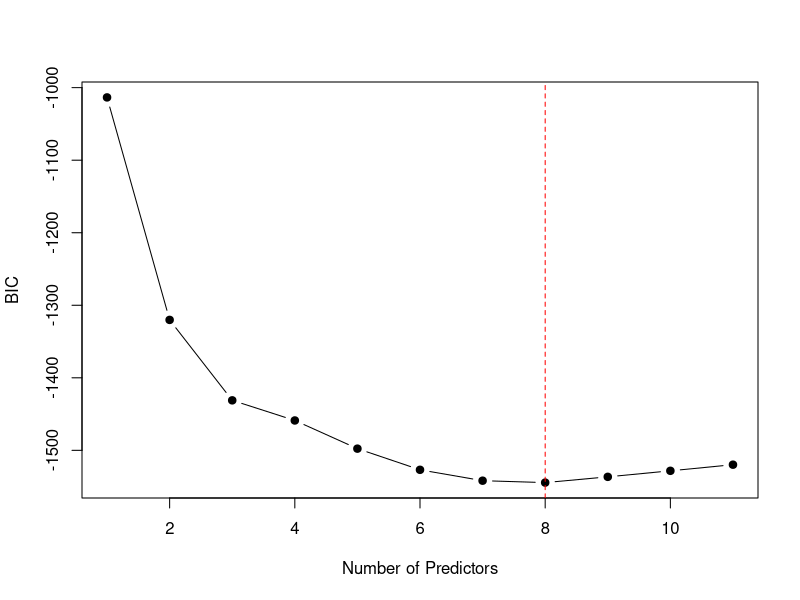
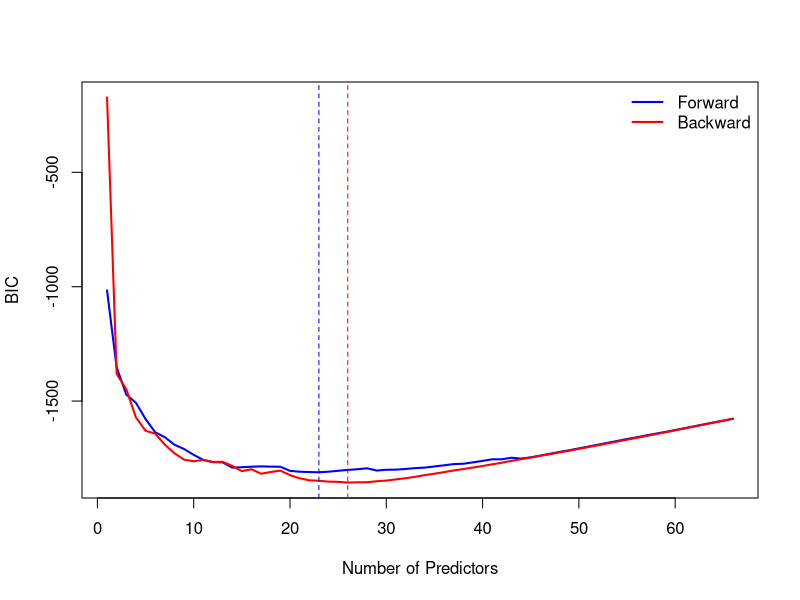

Reproduce these figures in R, in order.
### In this part we will do:
### (1) All subset selections with no interaction
### (2) Forward selection with two way interactions
### (3) Backward selection with two way interactions

### Upload the data:

wine = read.csv("white-wine.csv", header=TRUE)

# Install packages for sub set selection
# install.packages("leaps")
library(leaps)

### The regsubsets function is the main function in this package that 
###  allows you to do variable selection
### Setting nvmax = 11, will consider all the possible subsets
### When the summary() on the results is run, it computes the best as the lowest RSS

all.subsets.models = regsubsets(quality ~ .,     data = wine, nvmax = 11)
forward.models     = regsubsets(quality ~ (.)^2, data = wine, nvmax = 66, method = "forward")
backward.models    = regsubsets(quality ~ (.)^2, data = wine, nvmax = 66, method = "backward")

summary.all.subsets.models = summary(all.subsets.models)
summary.all.subsets.models

###
### Among 1 variable models, the model with only alcohol had the lowest RSS.
### Among 2 variable models, the model with alcohol and volatile.acidity has the lowest RSS.
### Among 3 variable models, the model with alcohol and volatile.acidity and residual.sugar has the lowest RSS.
###

### What additional information is contained in the summary?

names(summary.all.subsets.models)

###
### Extract the BIC values.  The lower the BIC, the better the model.
###

bic.all.subsets.models = summary.all.subsets.models$bic
bic.all.subsets.models 

###
### Plot the BIC values versus the number of predictors to see the "best" model:
###

predictors = 1:11
plot(bic.all.subsets.models ~ predictors, ylab="BIC", xlab="Number of Predictors", type="b", pch=19)
abline(v = 8, lty = 2, col = "red")

### Note something interesting: BIC keeps on decreasing but after some point it starts going up; models with 
### more predictors start to perform worse.

### 8 appears to be the lowest one.  Which ones are they?

summary.all.subsets.models

coef(all.subsets.models,8)

### They are: fixed.acidity + volatile.acidity + residual.sugar + free.sulfur.dioxide + density + pH + sulphates + alcohol

### Let's look at the results of the forward and backward too

summary.forward.models  = summary(forward.models)
summary.backward.models = summary(backward.models)

bic.values.forward  = summary.forward.models$bic
bic.values.backward = summary.backward.models$bic

predictors = 1:66
matplot(x = predictors , y = cbind(bic.values.forward, bic.values.backward),type = "l", lty = 1, 
        ylab = "BIC", xlab="Number of Predictors", col = c("blue","red"), lwd = 2 )
abline(v = which.min(bic.values.forward),   lty = 2, col = "blue")
abline(v = which.min(bic.values.backward),  lty = 2, col = "red")
legend("topright", c("Forward","Backward"), lty = 1, col = c("blue","red"), lwd = 2, bty = "n")

### The BIC based best models must be different.

### So what?  What have we done? Which model should we go with?

which.min(bic.values.forward)
which.min(bic.values.backward)

coef(forward.models,  23)
coef(backward.models, 26)

### Some ugly string processing

u1               = toString(names(coef(forward.models, 23))[-1])
u2               = gsub(pattern = ", ",  replacement = " + ", x = toString(u1))
forward.formula  = as.formula(paste("quality ~ ", u2, sep = ""))

v1               = toString(names(coef(backward.models, 26))[-1])
v2               = gsub(pattern = ", ",  replacement = " + ", x = toString(v1))
backward.formula = as.formula(paste("quality ~ ", v2, sep = ""))

### Does it perform better when doing prediction?
### Just for fun let's inculde a model with only alcohol

no.of.folds  = 10
set.seed(666)
index.values = sample(1:no.of.folds, size = dim(wine)[1], replace = TRUE)

mse = matrix(NA, nrow = no.of.folds, ncol = 4)
colnames(mse) = c("Alcohol","All","Forward","Backward")

for (i in 1:no.of.folds)
{
   index.out               = which(index.values == i)                             
   left.out.data           = wine[  index.out, ]                                  
   left.in.data            = wine[ -index.out, ]  
    
   alcohol          = lm(quality ~ alcohol, data = left.in.data)                             
   all              = lm(quality ~ fixed.acidity + volatile.acidity + residual.sugar + free.sulfur.dioxide + 
                                       density + pH + sulphates + alcohol, data = left.in.data)     
   forward          = lm(forward.formula,  data = left.in.data) 
   backward         = lm(backward.formula, data = left.in.data)     

   y =  left.out.data[,12]
     
   mse[i,1] = mean((y - predict(alcohol,  newdata = left.out.data))^2) 
   mse[i,2] = mean((y - predict(all,      newdata = left.out.data))^2)
   mse[i,3] = mean((y - predict(forward,  newdata = left.out.data))^2) 
   mse[i,4] = mean((y - predict(backward, newdata = left.out.data))^2)
  
}

### Now let's look at the RMSE values.

head(mse)

sqrt(apply(mse, MARGIN = 2, FUN = mean))
 
############################################################################
